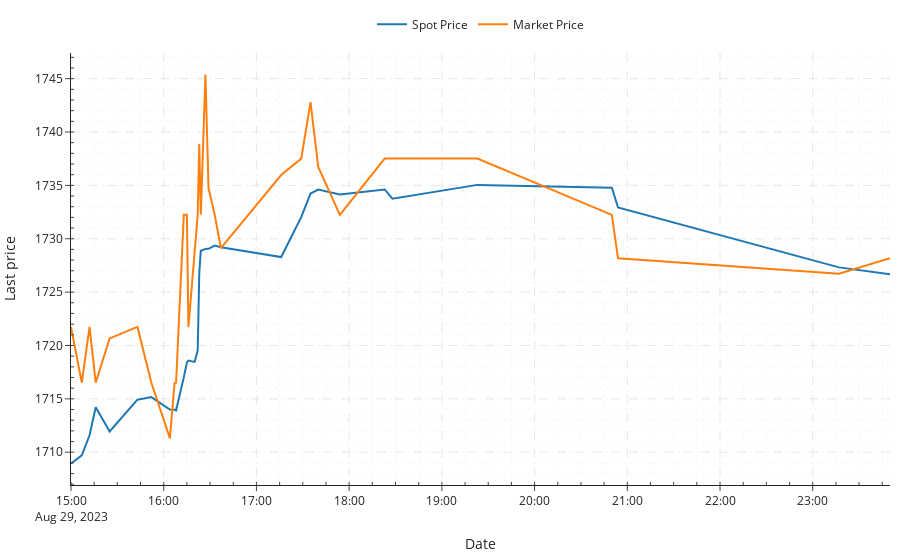

Notebook code cell kept with this figure:
### Code cell
#df_aug = df_per_freq[df_per_freq['date']==datetime.date(2023, 8, 17)]

#df_aug = df_per_day[df_per_day.index >= pd.to_datetime('2023-08-02')]
#df_aug = df_aug[df_aug.index <= pd.to_datetime('2023-08-15')]

fig = go.Figure(layout=layout)

#fig.add_trace(go.Scatter(x=df_per_day.index,
#                            y=df_per_day['price_diff'].astype(
#                                float),
#                            mode='lines',
#                            name = 'Price Diff'))

fig.add_trace(go.Scatter(x=df_aug.index,
                            y=df_aug['spot_price'].astype(
                                float),
                            mode='lines',
                            name = 'Spot Price'))

fig.add_trace(go.Scatter(x=df_aug.index,
                            y=df_aug['CEX_price'].astype(
                                float),
                            mode='lines',
                            name = 'Market Price'))

fig.update_layout(xaxis_title='Date',
                    yaxis_title='Last price', showlegend=True,
                    legend=dict(xanchor='center', x=0.5, y=1.10, orientation='h'),)
#fig.write_image(f"./plots/{contract_name}_{event_name}.pdf")
fig.show()

### Figure 1 — Plotly figure (JSON) as saved in the notebook; plotly's stock layout.template omitted (floating-point values rounded to 4 significant figures)
{"data": [{"mode": "lines", "name": "Spot Price", "type": "scatter", "x": ["2023-08-29T15:00:00", "2023-08-29T15:07:00", "2023-08-29T15:12:00", "2023-08-29T15:16:00", "2023-08-29T15:25:00", "2023-08-29T15:43:00", "2023-08-29T15:52:00", "2023-08-29T16:04:00", "2023-08-29T16:07:00", "2023-08-29T16:08:00", "2023-08-29T16:13:00", "2023-08-29T16:15:00", "2023-08-29T16:16:00", "2023-08-29T16:20:00", "2023-08-29T16:22:00", "2023-08-29T16:23:00", "2023-08-29T16:24:00", "2023-08-29T16:27:00", "2023-08-29T16:29:00", "2023-08-29T16:33:00", "2023-08-29T16:37:00", "2023-08-29T17:16:00", "2023-08-29T17:29:00", "2023-08-29T17:35:00", "2023-08-29T17:40:00", "2023-08-29T17:54:00", "2023-08-29T18:23:00", "2023-08-29T18:28:00", "2023-08-29T19:23:00", "2023-08-29T20:50:00", "2023-08-29T20:54:00", "2023-08-29T23:17:00", "2023-08-29T23:50:00"], "y": [1709.0, 1710.0, 1712.0, 1714.0, 1712.0, 1715.0, 1715.0, 1714.0, 1714.0, 1714.0, 1717.0, 1718.0, 1719.0, 1718.0, 1720.0, 1727.0, 1729.0, 1729.0, 1729.0, 1729.0, 1729.0, 1728.0, 1732.0, 1734.0, 1735.0, 1734.0, 1735.0, 1734.0, 1735.0, 1735.0, 1733.0, 1727.0, 1727.0]}, {"mode": "lines", "name": "Market Price", "type": "scatter", "x": ["2023-08-29T15:00:00", "2023-08-29T15:07:00", "2023-08-29T15:12:00", "2023-08-29T15:16:00", "2023-08-29T15:25:00", "2023-08-29T15:43:00", "2023-08-29T15:52:00", "2023-08-29T16:04:00", "2023-08-29T16:07:00", "2023-08-29T16:08:00", "2023-08-29T16:13:00", "2023-08-29T16:15:00", "2023-08-29T16:16:00", "2023-08-29T16:20:00", "2023-08-29T16:22:00", "2023-08-29T16:23:00", "2023-08-29T16:24:00", "2023-08-29T16:27:00", "2023-08-29T16:29:00", "2023-08-29T16:33:00", "2023-08-29T16:37:00", "2023-08-29T17:16:00", "2023-08-29T17:29:00", "2023-08-29T17:35:00", "2023-08-29T17:40:00", "2023-08-29T17:54:00", "2023-08-29T18:23:00", "2023-08-29T18:28:00", "2023-08-29T19:23:00", "2023-08-29T20:50:00", "2023-08-29T20:54:00", "2023-08-29T23:17:00", "2023-08-29T23:50:00"], "y": [1722.0, 1717.0, 1722.0, 1717.0, 1721.0, 1722.0, 1717.0, 1711.0, 1716.0, 1717.0, 1732.0, 1732.0, 1722.0, 1729.0, 1732.0, 1739.0, 1732.0, 1745.0, 1735.0, 1732.0, 1729.0, 1736.0, 1738.0, 1743.0, 1737.0, 1732.0, 1738.0, 1738.0, 1738.0, 1732.0, 1728.0, 1727.0, 1728.0]}], "layout": {"legend": {"orientation": "h", "x": 0.5, "xanchor": "center", "y": 1.1}, "margin": {"b": 10, "l": 10, "r": 10, "t": 10}, "showlegend": true, "xaxis": {"griddash": "dash", "minor": {"griddash": "dot", "ticks": "inside"}, "showgrid": true, "title": {"text": "Date"}}, "yaxis": {"griddash": "dash", "minor": {"griddash": "dot", "ticks": "inside"}, "showgrid": true, "title": {"text": "Last price"}}}}
